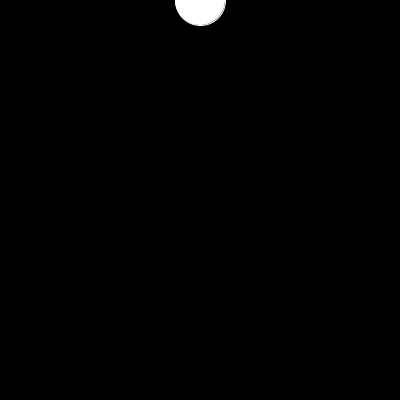
Frame 1 (no input)
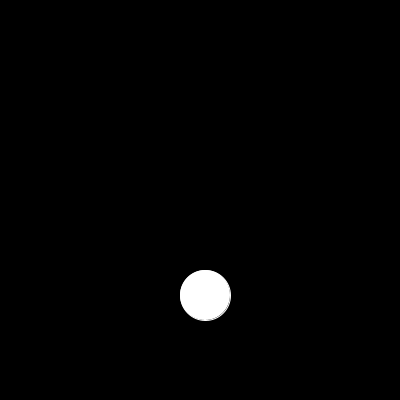
Frame 60 (the mouse pressed at the canvas centre just before this capture)
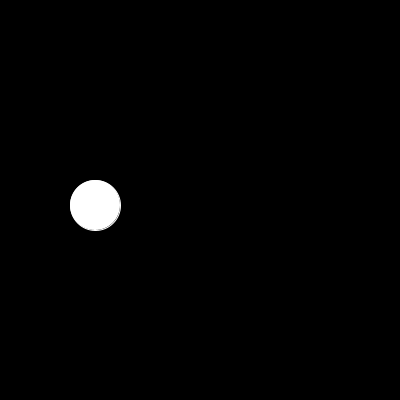
Frame 120 (the mouse held since frame 60 and released just before this capture)

The Processing sketch that drew these frames (run headless with seeded random() and noise(); from frame 60 on, the mouse is pressed at the canvas centre):

// Processing sketch: lesson7
// ── lesson7.pde
int y = 0;
int x = 200;
int dy = 5;
int dx = 10;
void setup(){
  size(400, 400);
  background(0);
  stroke(255);
}
void draw(){
  background(0);
  ellipse(x,y,50,50);
  y = y + dy;
  x = x + dx;
  if (y == 0) {
    dy = 5;
  }
  if (y == 400) {
    dy = -5;
  }
  if (x == 0) {
    dx = 5;
  }
  if (x == 400) {
    dx = -5;
  }
}
